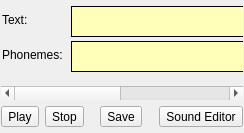
<ui version="4.0" >
 <class>PhonemeEditorWidget</class>
 <widget class="QWidget" name="PhonemeEditorWidget" >
  <property name="geometry" >
   <rect>
    <x>0</x>
    <y>0</y>
    <width>244</width>
    <height>133</height>
   </rect>
  </property>
  <property name="sizePolicy" >
   <sizepolicy vsizetype="Preferred" hsizetype="Expanding" >
    <horstretch>0</horstretch>
    <verstretch>0</verstretch>
   </sizepolicy>
  </property>
  <property name="windowTitle" >
   <string>Form</string>
  </property>
  <property name="autoFillBackground" >
   <bool>false</bool>
  </property>
  <layout class="QVBoxLayout" name="_4" >
   <property name="leftMargin" >
    <number>1</number>
   </property>
   <property name="topMargin" >
    <number>1</number>
   </property>
   <property name="rightMargin" >
    <number>1</number>
   </property>
   <property name="bottomMargin" >
    <number>6</number>
   </property>
   <item>
    <widget class="QScrollArea" name="scrollArea" >
     <property name="sizePolicy" >
      <sizepolicy vsizetype="Preferred" hsizetype="Expanding" >
       <horstretch>0</horstretch>
       <verstretch>0</verstretch>
      </sizepolicy>
     </property>
     <property name="minimumSize" >
      <size>
       <width>0</width>
       <height>95</height>
      </size>
     </property>
     <property name="frameShape" >
      <enum>QFrame::NoFrame</enum>
     </property>
     <property name="frameShadow" >
      <enum>QFrame::Plain</enum>
     </property>
     <property name="lineWidth" >
      <number>0</number>
     </property>
     <property name="verticalScrollBarPolicy" >
      <enum>Qt::ScrollBarAlwaysOff</enum>
     </property>
     <property name="horizontalScrollBarPolicy" >
      <enum>Qt::ScrollBarAlwaysOn</enum>
     </property>
     <property name="widgetResizable" >
      <bool>false</bool>
     </property>
     <widget class="QWidget" name="m_phonemeScrollArea" >
      <property name="geometry" >
       <rect>
        <x>0</x>
        <y>0</y>
        <width>490</width>
        <height>95</height>
       </rect>
      </property>
      <property name="sizePolicy" >
       <sizepolicy vsizetype="Fixed" hsizetype="Expanding" >
        <horstretch>0</horstretch>
        <verstretch>0</verstretch>
       </sizepolicy>
      </property>
      <property name="minimumSize" >
       <size>
        <width>0</width>
        <height>0</height>
       </size>
      </property>
      <widget class="TimeLineFrame" name="m_phonemes" >
       <property name="geometry" >
        <rect>
         <x>70</x>
         <y>40</y>
         <width>390</width>
         <height>31</height>
        </rect>
       </property>
       <property name="sizePolicy" >
        <sizepolicy vsizetype="Fixed" hsizetype="Expanding" >
         <horstretch>0</horstretch>
         <verstretch>0</verstretch>
        </sizepolicy>
       </property>
       <property name="minimumSize" >
        <size>
         <width>200</width>
         <height>31</height>
        </size>
       </property>
       <property name="palette" >
        <palette>
         <active>
          <colorrole role="Window" >
           <brush brushstyle="SolidPattern" >
            <color alpha="255" >
             <red>255</red>
             <green>255</green>
             <blue>185</blue>
            </color>
           </brush>
          </colorrole>
         </active>
         <inactive>
          <colorrole role="Window" >
           <brush brushstyle="SolidPattern" >
            <color alpha="255" >
             <red>255</red>
             <green>255</green>
             <blue>185</blue>
            </color>
           </brush>
          </colorrole>
         </inactive>
         <disabled>
          <colorrole role="Window" >
           <brush brushstyle="SolidPattern" >
            <color alpha="255" >
             <red>255</red>
             <green>255</green>
             <blue>185</blue>
            </color>
           </brush>
          </colorrole>
         </disabled>
        </palette>
       </property>
       <property name="toolTip" >
        <string>Here you can edit the phonemes.</string>
       </property>
       <property name="statusTip" >
        <string>Here you can edit the phonemes.</string>
       </property>
       <property name="whatsThis" >
        <string>&lt;!DOCTYPE HTML PUBLIC "-//W3C//DTD HTML 4.0//EN" "http://www.w3.org/TR/REC-html40/strict.dtd">
&lt;html>&lt;head>&lt;meta name="qrichtext" content="1" />&lt;style type="text/css">
p, li { white-space: pre-wrap; }
&lt;/style>&lt;/head>&lt;body style=" font-family:'MS Shell Dlg 2'; font-size:7.8pt; font-weight:400; font-style:normal;">
&lt;p style=" margin-top:0px; margin-bottom:0px; margin-left:0px; margin-right:0px; -qt-block-indent:0; text-indent:0px;">&lt;span style=" font-size:8pt;">Here you can edit the phonemes.&lt;/span>&lt;/p>
&lt;p style=" margin-top:0px; margin-bottom:0px; margin-left:0px; margin-right:0px; -qt-block-indent:0; text-indent:0px; font-size:8pt;">You can change their timing and their value.&lt;/p>&lt;/body>&lt;/html></string>
       </property>
       <property name="autoFillBackground" >
        <bool>true</bool>
       </property>
       <property name="frameShape" >
        <enum>QFrame::Panel</enum>
       </property>
       <property name="frameShadow" >
        <enum>QFrame::Plain</enum>
       </property>
      </widget>
      <widget class="QLabel" name="phonemeLabel" >
       <property name="geometry" >
        <rect>
         <x>1</x>
         <y>47</y>
         <width>64</width>
         <height>17</height>
        </rect>
       </property>
       <property name="sizePolicy" >
        <sizepolicy vsizetype="Fixed" hsizetype="Fixed" >
         <horstretch>0</horstretch>
         <verstretch>0</verstretch>
        </sizepolicy>
       </property>
       <property name="minimumSize" >
        <size>
         <width>64</width>
         <height>0</height>
        </size>
       </property>
       <property name="text" >
        <string>Phonemes:</string>
       </property>
       <property name="alignment" >
        <set>Qt::AlignLeading|Qt::AlignLeft|Qt::AlignTop</set>
       </property>
      </widget>
      <widget class="QLabel" name="textLabel" >
       <property name="enabled" >
        <bool>true</bool>
       </property>
       <property name="geometry" >
        <rect>
         <x>1</x>
         <y>12</y>
         <width>64</width>
         <height>17</height>
        </rect>
       </property>
       <property name="sizePolicy" >
        <sizepolicy vsizetype="Fixed" hsizetype="Fixed" >
         <horstretch>0</horstretch>
         <verstretch>0</verstretch>
        </sizepolicy>
       </property>
       <property name="minimumSize" >
        <size>
         <width>64</width>
         <height>0</height>
        </size>
       </property>
       <property name="text" >
        <string>Text:</string>
       </property>
       <property name="alignment" >
        <set>Qt::AlignLeading|Qt::AlignLeft|Qt::AlignTop</set>
       </property>
      </widget>
      <widget class="QFrame" name="m_text" >
       <property name="geometry" >
        <rect>
         <x>70</x>
         <y>5</y>
         <width>390</width>
         <height>31</height>
        </rect>
       </property>
       <property name="sizePolicy" >
        <sizepolicy vsizetype="Fixed" hsizetype="Expanding" >
         <horstretch>0</horstretch>
         <verstretch>0</verstretch>
        </sizepolicy>
       </property>
       <property name="minimumSize" >
        <size>
         <width>200</width>
         <height>31</height>
        </size>
       </property>
       <property name="palette" >
        <palette>
         <active>
          <colorrole role="Window" >
           <brush brushstyle="SolidPattern" >
            <color alpha="255" >
             <red>255</red>
             <green>255</green>
             <blue>185</blue>
            </color>
           </brush>
          </colorrole>
         </active>
         <inactive>
          <colorrole role="Window" >
           <brush brushstyle="SolidPattern" >
            <color alpha="255" >
             <red>255</red>
             <green>255</green>
             <blue>185</blue>
            </color>
           </brush>
          </colorrole>
         </inactive>
         <disabled>
          <colorrole role="Window" >
           <brush brushstyle="SolidPattern" >
            <color alpha="255" >
             <red>255</red>
             <green>255</green>
             <blue>185</blue>
            </color>
           </brush>
          </colorrole>
         </disabled>
        </palette>
       </property>
       <property name="toolTip" >
        <string>Here you can edit the phoneme text.</string>
       </property>
       <property name="statusTip" >
        <string>Here you can edit the phoneme text.</string>
       </property>
       <property name="whatsThis" >
        <string>Here you can edit the phoneme text.
It is not important that the words are written correctly, it is more important that the spelling is obvious.</string>
       </property>
       <property name="autoFillBackground" >
        <bool>true</bool>
       </property>
       <property name="frameShape" >
        <enum>QFrame::Panel</enum>
       </property>
       <property name="frameShadow" >
        <enum>QFrame::Plain</enum>
       </property>
       <property name="lineWidth" >
        <number>1</number>
       </property>
       <property name="midLineWidth" >
        <number>0</number>
       </property>
      </widget>
     </widget>
    </widget>
   </item>
   <item>
    <layout class="QHBoxLayout" >
     <property name="sizeConstraint" >
      <enum>QLayout::SetDefaultConstraint</enum>
     </property>
     <item>
      <widget class="QToolButton" name="m_playButton" >
       <property name="text" >
        <string>Play</string>
       </property>
      </widget>
     </item>
     <item>
      <widget class="QToolButton" name="m_stopButton" >
       <property name="text" >
        <string>Stop</string>
       </property>
      </widget>
     </item>
     <item>
      <spacer>
       <property name="orientation" >
        <enum>Qt::Horizontal</enum>
       </property>
       <property name="sizeHint" stdset="0" >
        <size>
         <width>40</width>
         <height>20</height>
        </size>
       </property>
      </spacer>
     </item>
     <item>
      <widget class="QToolButton" name="m_saveButton" >
       <property name="text" >
        <string>Save</string>
       </property>
      </widget>
     </item>
     <item>
      <spacer>
       <property name="orientation" >
        <enum>Qt::Horizontal</enum>
       </property>
       <property name="sizeHint" stdset="0" >
        <size>
         <width>40</width>
         <height>20</height>
        </size>
       </property>
      </spacer>
     </item>
     <item>
      <widget class="QToolButton" name="m_closeButton" >
       <property name="text" >
        <string>Sound Editor</string>
       </property>
      </widget>
     </item>
    </layout>
   </item>
  </layout>
 </widget>
 <customwidgets>
  <customwidget>
   <class>TimeLineFrame</class>
   <extends>QFrame</extends>
   <header>timelineframe.h</header>
   <container>1</container>
  </customwidget>
 </customwidgets>
 <resources/>
 <connections/>
</ui>
